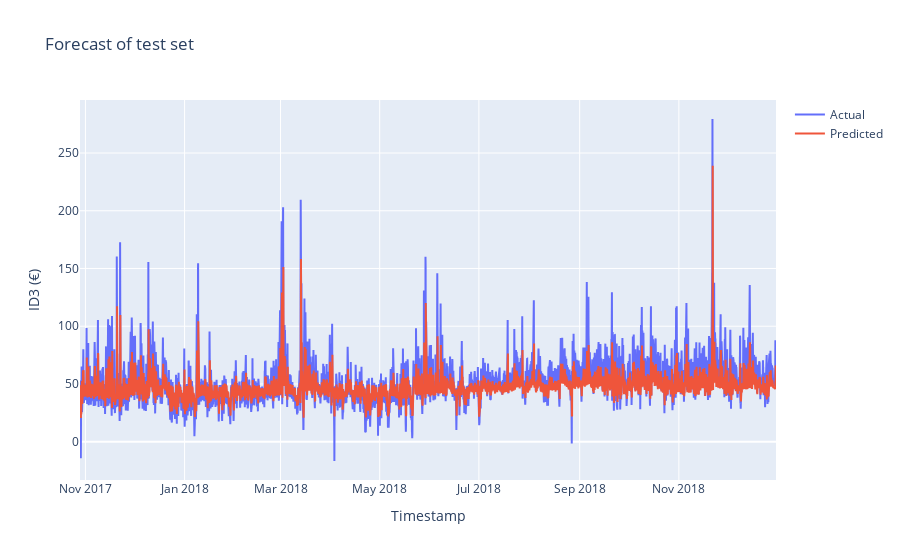

Notebook cell for this chart:
### Markdown cell above
## Plot prediction

### Code cell
import plotly.express as px
import plotly.graph_objects as go

fig1 = go.Scatter(      x = frame_test.index,
                        y = frame_test['y']['ID3'],
                        name = 'Actual'
                        # color = evaluation['Type'],
                        # title = "Log of Appliance Energy Consumption in Wh vs Time"
                    )

fig2 = go.Scatter(      x = frame_test.index,
                        y = frame_test['Prediction'],
                        name = 'Predicted'
                        # color = evaluation['Type'],
                        # title = "Log of Appliance Energy Consumption in Wh vs Time"
                    )

data = [fig1, fig2]

fig = go.Figure(data = data)

fig.update_layout(title = 'Forecast of test set',
                   xaxis_title = 'Timestamp',
                   yaxis_title = 'ID3 (€)')

fig.show()

### Figure 1 — Plotly figure (JSON) as saved in the notebook; plotly's stock layout.template omitted (floating-point values rounded to 4 significant figures; data arrays with more than 128 entries replaced by an {"elided": "..."} marker saying what was removed)
{"data": [{"name": "Actual", "type": "scatter", "x": {"elided": "10154 str values"}, "y": {"elided": "10154 float values"}}, {"name": "Predicted", "type": "scatter", "x": {"elided": "10154 str values"}, "y": {"elided": "10154 float values"}}], "layout": {"title": {"text": "Forecast of test set"}, "xaxis": {"title": {"text": "Timestamp"}}, "yaxis": {"title": {"text": "ID3 (€)"}}}}
